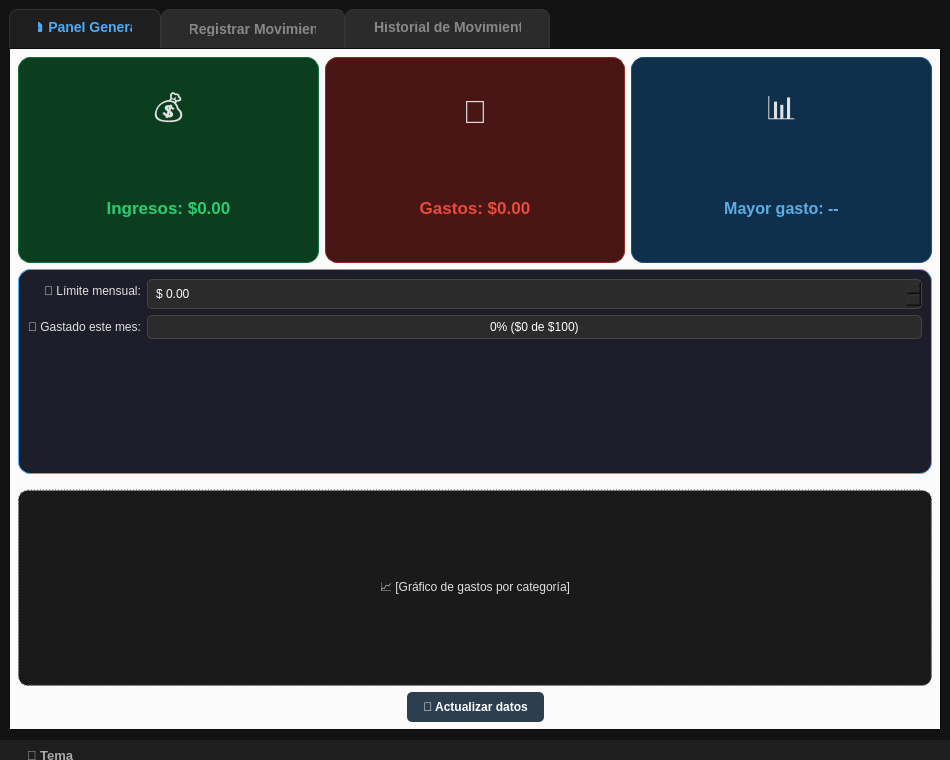
<?xml version="1.0" encoding="UTF-8"?>
<ui version="4.0">
 <class>MainWindow</class>
 <widget class="QMainWindow" name="MainWindow">
  <property name="geometry">
   <rect>
    <x>0</x>
    <y>0</y>
    <width>950</width>
    <height>760</height>
   </rect>
  </property>
  <property name="windowTitle">
   <string>Gestor de Finanzas Personales - Open Source</string>
  </property>
  <property name="styleSheet">
   <string notr="true">
    /* TEMA OSCURO (por defecto) - preparado para alternar con clase .light */
    QMainWindow, QWidget#centralwidget, QTabWidget::pane {
        background-color: #121212;
        color: #e0e0e0;
    }
    QLabel { color: #e0e0e0; }
    
    QGroupBox {
        font-weight: bold;
        border: 1px solid #333333;
        border-radius: 8px;
        margin-top: 12px;
        padding-top: 10px;
        background-color: #1e1e1e;
        color: #ffffff;
    }
    QGroupBox::title {
        subcontrol-origin: margin;
        left: 15px;
        padding: 0 10px;
        color: #4dabf7;
    }
    
    QPushButton {
        background-color: #2b5797;
        color: white;
        border: none;
        border-radius: 5px;
        padding: 8px 16px;
        font-weight: bold;
    }
    QPushButton:hover { background-color: #366cb9; }
    QPushButton#btnGuardar { background-color: #1e8449; font-size: 14px; }
    QPushButton#btnGuardar:hover { background-color: #27ae60; }
    QPushButton#btnEliminar { background-color: #922b21; }
    QPushButton#btnEliminar:hover { background-color: #c0392b; }
    QPushButton#btnEditar { background-color: #b9770e; }
    QPushButton#btnEditar:hover { background-color: #d68910; }
    QPushButton#btnLimpiar { background-color: #424949; }
    QPushButton#btnLimpiar:hover { background-color: #515a5a; }
    QPushButton#btnCopiar { background-color: #2c3e50; }
    QPushButton#btnCopiar:hover { background-color: #3e5a6c; }
    QPushButton#btnActualizarDash { background-color: #2c3e50; }
    QPushButton#btnActualizarDash:hover { background-color: #3e5a6c; }
    QPushButton#btnToggleTheme { background-color: #5a5a5a; }
    
    QLineEdit, QDateEdit, QComboBox, QDoubleSpinBox, QTextEdit {
        border: 1px solid #444444;
        border-radius: 5px;
        padding: 6px;
        background-color: #2b2b2b;
        color: #ffffff;
        selection-background-color: #4dabf7;
    }
    QLineEdit:focus, QComboBox:focus, QDoubleSpinBox:focus, QTextEdit:focus {
        border: 1px solid #4dabf7;
    }
    
    QTableWidget {
        background-color: #1e1e1e;
        alternate-background-color: #262626;
        color: #e0e0e0;
        gridline-color: #333333;
        selection-background-color: #2c3e50;
        border: 1px solid #333333;
        border-radius: 5px;
    }
    QHeaderView::section {
        background-color: #2b2b2b;
        color: #ffffff;
        border: 1px solid #333333;
        padding: 8px;
        font-weight: bold;
    }
    
    QTabBar::tab {
        background-color: #2b2b2b;
        color: #888888;
        padding: 12px 28px;
        border: 1px solid #333333;
        border-bottom: none;
        border-top-left-radius: 8px;
        border-top-right-radius: 8px;
        font-size: 14px;
        font-weight: bold;
    }
    QTabBar::tab:selected {
        background-color: #1e1e1e;
        color: #4dabf7;
    }
    
    QFrame#frameIngresos { background-color: #0b3d1f; border-radius: 12px; border: 1px solid #196f3d; }
    QFrame#frameGastos { background-color: #4a1515; border-radius: 12px; border: 1px solid #922b21; }
    QFrame#frameCategoriaTop { background-color: #0f304d; border-radius: 12px; border: 1px solid #1a5276; }
    QFrame#framePresupuesto { background-color: #1e1e2a; border-radius: 12px; border: 1px solid #4dabf7; }
    
    QLabel#lblTotalIngresos { color: #2ecc71; }
    QLabel#lblTotalGastos { color: #e74c3c; }
    QLabel#lblCategoriaMayor { color: #5dade2; }
    QLabel#lblSaldo { font-size: 18px; font-weight: bold; }
    QLabel#lblSaldo[positive="true"] { color: #2ecc71; }
    QLabel#lblSaldo[positive="false"] { color: #e74c3c; }
    
    QProgressBar {
        border: 1px solid #444;
        border-radius: 5px;
        background-color: #2b2b2b;
        text-align: center;
        color: white;
    }
    QProgressBar::chunk {
        background-color: #4dabf7;
        border-radius: 5px;
    }
    
    QMenuBar {
        background-color: #1e1e1e;
        color: #e0e0e0;
        border-bottom: 1px solid #333;
    }
    QMenuBar::item:selected { background-color: #2b2b2b; }
    QMenu { background-color: #1e1e1e; color: #e0e0e0; border: 1px solid #333; }
    QMenu::item:selected { background-color: #2b5797; }
   </string>
  </property>
  
  <widget class="QWidget" name="centralwidget">
   <layout class="QVBoxLayout" name="verticalLayout">
    <item>
     <widget class="QTabWidget" name="tabMain">
      <property name="currentIndex"><number>0</number></property>
      <property name="documentMode"><bool>false</bool></property>
      <property name="tabPosition"><enum>QTabWidget::North</enum></property>
      
      <widget class="QWidget" name="tabDashboard">
       <attribute name="title"><string>🏠 Panel General</string></attribute>
       <layout class="QVBoxLayout" name="verticalLayoutDash">
        <item>
         <layout class="QHBoxLayout" name="layoutResumen">
          <item>
           <widget class="QFrame" name="frameIngresos">
            <property name="toolTip"><string>Total de ingresos registrados</string></property>
            <layout class="QVBoxLayout" name="vlayoutIn">
             <item><widget class="QLabel" name="iconIn"><property name="text"><string>💰</string></property><property name="alignment"><set>Qt::AlignCenter</set></property><property name="font"><font><pointsize>24</pointsize></font></property></widget></item>
             <item><widget class="QLabel" name="lblTotalIngresos"><property name="text"><string>Ingresos: $0.00</string></property><property name="alignment"><set>Qt::AlignCenter</set></property><property name="font"><font><pointsize>13</pointsize><bold>true</bold></font></property></widget></item>
            </layout>
           </widget>
          </item>
          <item>
           <widget class="QFrame" name="frameGastos">
            <property name="toolTip"><string>Total de gastos registrados</string></property>
            <layout class="QVBoxLayout" name="vlayoutGa">
             <item><widget class="QLabel" name="iconGa"><property name="text"><string>💸</string></property><property name="alignment"><set>Qt::AlignCenter</set></property><property name="font"><font><pointsize>24</pointsize></font></property></widget></item>
             <item><widget class="QLabel" name="lblTotalGastos"><property name="text"><string>Gastos: $0.00</string></property><property name="alignment"><set>Qt::AlignCenter</set></property><property name="font"><font><pointsize>13</pointsize><bold>true</bold></font></property></widget></item>
            </layout>
           </widget>
          </item>
          <item>
           <widget class="QFrame" name="frameCategoriaTop">
            <property name="toolTip"><string>Categoría con mayor gasto acumulado</string></property>
            <layout class="QVBoxLayout" name="vlayoutCat">
             <item><widget class="QLabel" name="iconCat"><property name="text"><string>📊</string></property><property name="alignment"><set>Qt::AlignCenter</set></property><property name="font"><font><pointsize>24</pointsize></font></property></widget></item>
             <item><widget class="QLabel" name="lblCategoriaMayor"><property name="text"><string>Mayor gasto: --</string></property><property name="alignment"><set>Qt::AlignCenter</set></property><property name="font"><font><pointsize>12</pointsize><bold>true</bold></font></property></widget></item>
            </layout>
           </widget>
          </item>
         </layout>
        </item>
        
        <item>
         <widget class="QFrame" name="framePresupuesto">
          <layout class="QFormLayout" name="formPresupuesto">
           <property name="labelAlignment"><set>Qt::AlignRight</set></property>
           <item row="0" column="0">
            <widget class="QLabel" name="labelPresupuestoTotal">
             <property name="text"><string>📅 Límite mensual:</string></property>
             <property name="toolTip"><string>Define un presupuesto máximo para el mes actual</string></property>
            </widget>
           </item>
           <item row="0" column="1">
            <widget class="QDoubleSpinBox" name="spinPresupuestoTotal">
             <property name="prefix"><string>$ </string></property>
             <property name="maximum"><double>999999.99</double></property>
             <property name="buttonSymbols"><enum>QAbstractSpinBox::UpDownArrows</enum></property>
            </widget>
           </item>
           <item row="1" column="0">
            <widget class="QLabel" name="labelGastadoMes">
             <property name="text"><string>💸 Gastado este mes:</string></property>
            </widget>
           </item>
           <item row="1" column="1">
            <widget class="QProgressBar" name="progressPresupuesto">
             <property name="value"><number>0</number></property>
             <property name="format"><string>%p% ($%v de $%m)</string></property>
            </widget>
           </item>
          </layout>
         </widget>
        </item>
        
        <item>
         <widget class="QLabel" name="labelPlaceholderGrafico">
          <property name="text"><string>📈 [Gráfico de gastos por categoría]</string></property>
          <property name="alignment"><set>Qt::AlignCenter</set></property>
          <property name="styleSheet"><string notr="true">border: 1px dashed #555; background-color: #1a1a1a; margin-top: 10px; border-radius: 10px;</string></property>
          <property name="minimumHeight"><number>260</number></property>
          <property name="toolTip"><string>Aquí se mostrará una gráfica circular interactiva</string></property>
         </widget>
        </item>
        
        <item>
         <layout class="QHBoxLayout" name="layoutBotonesDash">
          <item><spacer name="spacerDashLeft"><property name="orientation"><enum>Qt::Horizontal</enum></property><property name="sizeHint" stdset="0"><size><width>40</width><height>20</height></size></property></spacer></item>
          <item><widget class="QPushButton" name="btnActualizarDash"><property name="text"><string>🔄 Actualizar datos</string></property><property name="toolTip"><string>Refresca los resúmenes y el gráfico</string></property></widget></item>
          <item><spacer name="spacerDashRight"><property name="orientation"><enum>Qt::Horizontal</enum></property><property name="sizeHint" stdset="0"><size><width>40</width><height>20</height></size></property></spacer></item>
         </layout>
        </item>
       </layout>
      </widget>

      <widget class="QWidget" name="tabRegistro">
       <attribute name="title"><string>➕ Registrar Movimiento</string></attribute>
       <layout class="QVBoxLayout" name="verticalLayoutReg">
        <item><spacer name="spacerRegTop"><property name="orientation"><enum>Qt::Vertical</enum></property><property name="sizeHint" stdset="0"><size><width>20</width><height>30</height></size></property></spacer></item>
        <item>
         <widget class="QGroupBox" name="groupNuevo">
          <property name="title"><string>✏️ Complete los detalles</string></property>
          <property name="maximumWidth"><number>800</number></property>
          <property name="alignment"><set>Qt::AlignCenter</set></property>
          <layout class="QGridLayout" name="gridLayoutNuevo">
           <property name="horizontalSpacing"><number>20</number></property>
           <property name="verticalSpacing"><number>15</number></property>
           
           <item row="0" column="0"><widget class="QLabel" name="labelFecha"><property name="text"><string>📅 Fecha:</string></property></widget></item>
           <item row="0" column="1"><widget class="QDateEdit" name="dateFecha"><property name="calendarPopup"><bool>true</bool></property><property name="toolTip"><string>Selecciona la fecha del movimiento</string></property></widget></item>
           
           <item row="0" column="2"><widget class="QLabel" name="labelCat"><property name="text"><string>📂 Categoría:</string></property></widget></item>
           <item row="0" column="3">
            <widget class="QComboBox" name="comboCategoria">
             <property name="toolTip"><string>Selecciona una categoría predefinida</string></property>
             <item><property name="text"><string>Alimentación</string></property></item>
             <item><property name="text"><string>Transporte</string></property></item>
             <item><property name="text"><string>Vivienda / Servicios</string></property></item>
             <item><property name="text"><string>Salud</string></property></item>
             <item><property name="text"><string>Ocio / Entretenimiento</string></property></item>
             <item><property name="text"><string>Salario / Ingresos</string></property></item>
             <item><property name="text"><string>Otros</string></property></item>
            </widget>
           </item>

           <item row="1" column="0"><widget class="QLabel" name="labelDesc"><property name="text"><string>📝 Descripción:</string></property></widget></item>
           <item row="1" column="1" colspan="3">
            <widget class="QLineEdit" name="txtDescripcion">
             <property name="placeholderText"><string>Ej. Supermercado, Internet, Salario...</string></property>
             <property name="toolTip"><string>Escribe una breve descripción</string></property>
            </widget>
           </item>

           <item row="2" column="0"><widget class="QLabel" name="labelMonto"><property name="text"><string>💰 Monto:</string></property></widget></item>
           <item row="2" column="1">
            <widget class="QDoubleSpinBox" name="spinMonto">
             <property name="buttonSymbols"><enum>QAbstractSpinBox::UpDownArrows</enum></property>
             <property name="maximum"><double>999999.99</double></property>
             <property name="prefix"><string></string></property>
             <property name="toolTip"><string>Ingresa el valor numérico (punto decimal)</string></property>
            </widget>
           </item>
           
           <item row="2" column="2"><widget class="QLabel" name="labelTipo"><property name="text"><string>🔄 Tipo:</string></property></widget></item>
           <item row="2" column="3">
            <widget class="QComboBox" name="comboTipo">
             <property name="toolTip"><string>¿Es un ingreso o un gasto?</string></property>
             <item><property name="text"><string>Gasto (-)</string></property></item>
             <item><property name="text"><string>Ingreso (+)</string></property></item>
            </widget>
           </item>

           <item row="3" column="0"><widget class="QLabel" name="labelMoneda"><property name="text"><string>💱 Moneda:</string></property></widget></item>
           <item row="3" column="1">
            <widget class="QComboBox" name="comboMoneda">
             <property name="toolTip"><string>Selecciona la moneda del movimiento</string></property>
             <item><property name="text"><string>$ (MXN)</string></property></item>
             <item><property name="text"><string>$ (USD)</string></property></item>
             <item><property name="text"><string>€ (EUR)</string></property></item>
            </widget>
           </item>
           <item row="3" column="2" colspan="2">
            <widget class="QLabel" name="labelInfoMoneda">
             <property name="text"><string>⚠️ Los saldos se mostrarán en la moneda seleccionada</string></property>
             <property name="styleSheet"><string>color: #aaaaaa; font-size: 9pt;</string></property>
            </widget>
           </item>

           <item row="4" column="0"><widget class="QLabel" name="labelNotas"><property name="text"><string>📌 Notas:</string></property></widget></item>
           <item row="4" column="1" colspan="3">
            <widget class="QTextEdit" name="txtNotas">
             <property name="maximumHeight"><number>80</number></property>
             <property name="placeholderText"><string>Detalles adicionales (opcional)</string></property>
             <property name="toolTip"><string>Campo opcional para información extra</string></property>
            </widget>
           </item>
           
           <item row="5" column="1" colspan="3">
            <layout class="QHBoxLayout" name="layoutBotonesForm">
             <item><spacer name="spacerBtn"><property name="orientation"><enum>Qt::Horizontal</enum></property></spacer></item>
             <item><widget class="QPushButton" name="btnLimpiar"><property name="text"><string>🧹 Limpiar</string></property><property name="toolTip"><string>Vacía todos los campos del formulario</string></property></widget></item>
             <item><widget class="QPushButton" name="btnGuardar"><property name="text"><string>💾 Guardar Movimiento</string></property><property name="minimumHeight"><number>42</number></property><property name="toolTip"><string>Guarda el movimiento (Ctrl+G)</string></property></widget></item>
            </layout>
           </item>
          </layout>
         </widget>
        </item>
        <item><spacer name="spacerRegBot"><property name="orientation"><enum>Qt::Vertical</enum></property><property name="sizeHint" stdset="0"><size><width>20</width><height>30</height></size></property></spacer></item>
       </layout>
      </widget>

      <widget class="QWidget" name="tabHistorial">
       <attribute name="title"><string>📋 Historial de Movimientos</string></attribute>
       <layout class="QVBoxLayout" name="verticalLayoutHist">
        
        <item>
         <widget class="QGroupBox" name="groupFiltros">
          <property name="title"><string>🔍 Filtros y búsqueda</string></property>
          <layout class="QHBoxLayout" name="layoutFiltros">
           <property name="spacing"><number>10</number></property>
           <item><widget class="QLineEdit" name="txtBuscar"><property name="placeholderText"><string>🔎 Buscar por descripción...</string></property><property name="toolTip"><string>Filtra en tiempo real por texto</string></property></widget></item>
           <item><widget class="QLabel" name="labelFiltroCat"><property name="text"><string>Mostrar:</string></property></widget></item>
           <item><widget class="QComboBox" name="comboFiltro">
             <item><property name="text"><string>Todos</string></property></item>
             <item><property name="text"><string>Solo Ingresos</string></property></item>
             <item><property name="text"><string>Solo Gastos</string></property></item>
            </widget>
           </item>
           <item><widget class="QLabel" name="labelFiltroCategoria"><property name="text"><string>Categoría:</string></property></widget></item>
           <item><widget class="QComboBox" name="comboFiltroCategoria">
             <item><property name="text"><string>Todas</string></property></item>
             <item><property name="text"><string>Alimentación</string></property></item>
             <item><property name="text"><string>Transporte</string></property></item>
             <item><property name="text"><string>Vivienda / Servicios</string></property></item>
             <item><property name="text"><string>Salud</string></property></item>
             <item><property name="text"><string>Ocio / Entretenimiento</string></property></item>
             <item><property name="text"><string>Salario / Ingresos</string></property></item>
             <item><property name="text"><string>Otros</string></property></item>
            </widget>
           </item>
           <item><widget class="QLabel" name="labelDesde"><property name="text"><string>Desde:</string></property></widget></item>
           <item><widget class="QDateEdit" name="dateDesde"><property name="calendarPopup"><bool>true</bool></property><property name="toolTip"><string>Fecha inicial del rango</string></property></widget></item>
           <item><widget class="QLabel" name="labelHasta"><property name="text"><string>Hasta:</string></property></widget></item>
           <item><widget class="QDateEdit" name="dateHasta"><property name="calendarPopup"><bool>true</bool></property><property name="toolTip"><string>Fecha final del rango</string></property></widget></item>
          </layout>
         </widget>
        </item>

        <item>
         <widget class="QTableWidget" name="tablaMovimientos">
          <property name="selectionBehavior"><enum>QAbstractItemView::SelectRows</enum></property>
          <property name="editTriggers"><enum>QAbstractItemView::NoEditTriggers</enum></property>
          <property name="alternatingRowColors"><bool>true</bool></property>
          <property name="columnCount"><number>7</number></property>
          <column><property name="text"><string>ID</string></property></column>
          <column><property name="text"><string>Fecha</string></property></column>
          <column><property name="text"><string>Descripción</string></property></column>
          <column><property name="text"><string>Categoría</string></property></column>
          <column><property name="text"><string>Tipo</string></property></column>
          <column><property name="text"><string>Monto</string></property></column>
          <column><property name="text"><string>Notas</string></property></column>
         </widget>
        </item>

        <item>
         <layout class="QHBoxLayout" name="layoutBotonesTabla">
          <item><widget class="QPushButton" name="btnEliminar"><property name="text"><string>❌ Eliminar</string></property><property name="toolTip"><string>Elimina el movimiento seleccionado (con confirmación)</string></property></widget></item>
          <item><widget class="QPushButton" name="btnEditar"><property name="text"><string>✏️ Editar</string></property><property name="toolTip"><string>Edita el movimiento seleccionado</string></property></widget></item>
          <item><widget class="QPushButton" name="btnCopiar"><property name="text"><string>📋 Copiar</string></property><property name="toolTip"><string>Crea un nuevo movimiento con los mismos datos</string></property></widget></item>
          <item><widget class="QPushButton" name="btnExportarCSV"><property name="text"><string>📥 Exportar CSV</string></property><property name="toolTip"><string>Exporta los movimientos filtrados a CSV</string></property></widget></item>
          <item><spacer name="spacerBotonesTabla"><property name="orientation"><enum>Qt::Horizontal</enum></property></spacer></item>
          <item><widget class="QLabel" name="lblSaldo"><property name="text"><string>💰 Saldo Total: $0.00</string></property><property name="toolTip"><string>Saldo calculado: Ingresos - Gastos</string></property></widget></item>
         </layout>
        </item>

       </layout>
      </widget>
     </widget>
    </item>
   </layout>
  </widget>

  <widget class="QMenuBar" name="menubar">
   <property name="styleSheet"><string notr="true">background-color: #1e1e1e; color: #e0e0e0;</string></property>
   <widget class="QMenu" name="menuArchivo">
    <property name="title"><string>Archivo</string></property>
    <addaction name="actionImportar"/>
    <addaction name="actionExportarTodo"/>
    <addaction name="separator"/>
    <addaction name="actionSalir"/>
   </widget>
   <widget class="QMenu" name="menuConfiguracion">
    <property name="title"><string>Configuración</string></property>
    <addaction name="actionTemaOscuro"/>
    <addaction name="actionTemaClaro"/>
   </widget>
   <widget class="QMenu" name="menuAyuda">
    <property name="title"><string>Ayuda</string></property>
    <addaction name="actionAcercaDe"/>
   </widget>
  </widget>
  <action name="actionImportar"><property name="text"><string>Importar desde CSV...</string></property></action>
  <action name="actionExportarTodo"><property name="text"><string>Exportar todos los movimientos...</string></property></action>
  <action name="actionSalir"><property name="text"><string>Salir</string></property></action>
  <action name="actionTemaOscuro"><property name="text"><string>Modo oscuro</string></property></action>
  <action name="actionTemaClaro"><property name="text"><string>Modo claro</string></property></action>
  <action name="actionAcercaDe"><property name="text"><string>Acerca de...</string></property></action>

  <widget class="QStatusBar" name="statusbar">
   <property name="styleSheet"><string notr="true">color: #aaaaaa; font-size: 10pt; background-color: #1e1e1e;</string></property>
   <property name="sizeGripEnabled"><bool>false</bool></property>
   <widget class="QPushButton" name="btnToggleTheme">
    <property name="text"><string>🌙 Tema</string></property>
    <property name="flat"><bool>true</bool></property>
    <property name="toolTip"><string>Cambiar entre tema oscuro y claro</string></property>
    <property name="cursor"><cursorShape>PointingHandCursor</cursorShape></property>
   </widget>
   <property name="statusTips">
    <string>Listo</string>
   </property>
  </widget>
 </widget>
 <resources/>
 <connections/>
</ui>
